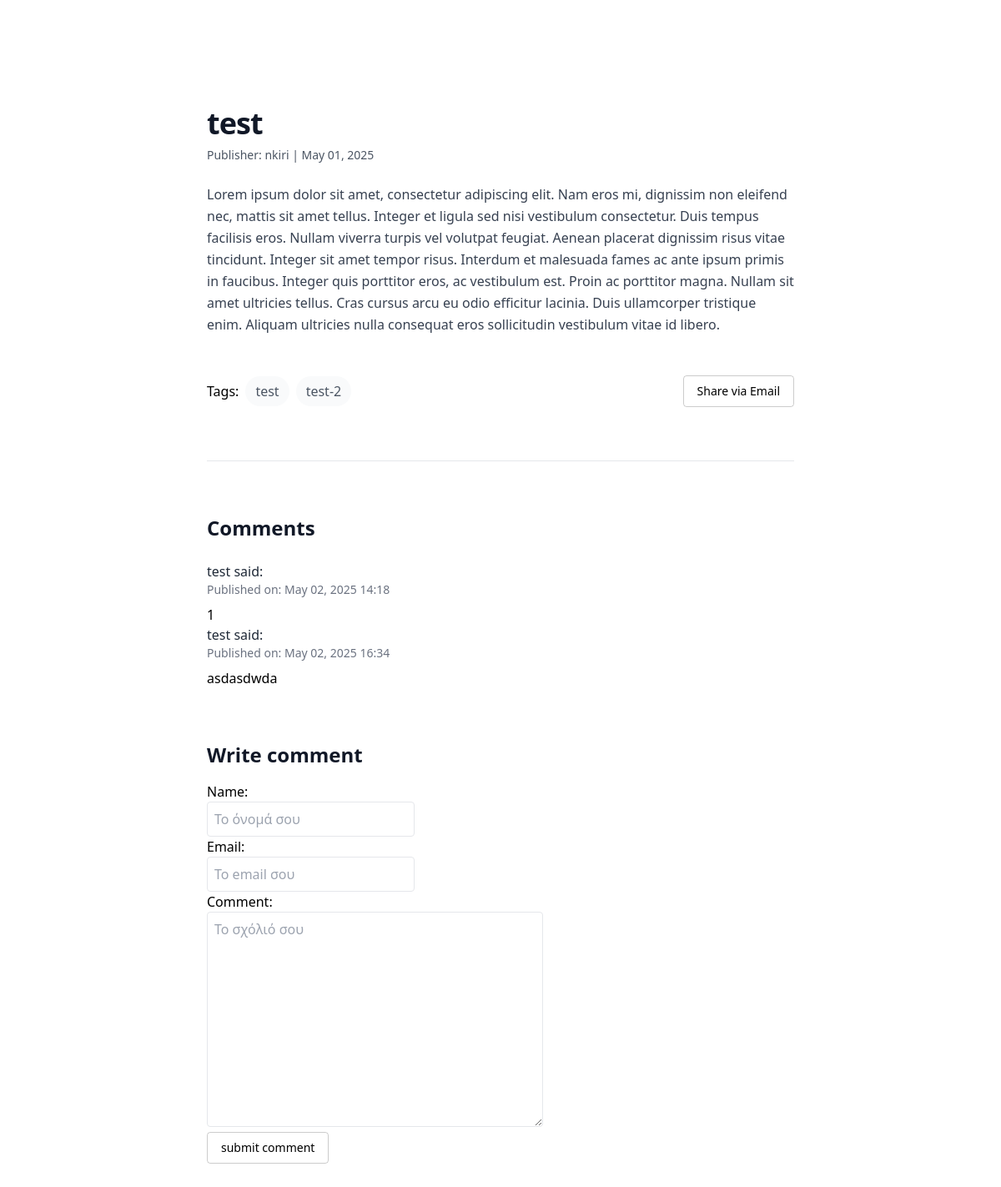
The app's page /2025/5/1/test/ with its own data.
### blog/models.py (models this page shows, shortened)
class Post(models.Model):
    author = models.ForeignKey(settings.AUTH_USER_MODEL, on_delete=models.CASCADE)
    title = models.CharField(max_length=250)
    slug = models.SlugField(max_length=250, unique_for_date='publish')
    body = models.TextField()
    publish = models.DateTimeField()
    created = models.DateTimeField(auto_now_add=True)
    updated = models.DateTimeField(auto_now=True)
    status = models.CharField(max_length=2, choices=Status.choices, default=Status.DRAFT)
    tags = TaggableManager()
    class Meta:
        ordering = ['publish']

class Comment(models.Model):
    post = models.ForeignKey(Post, on_delete=models.CASCADE, related_name='comments')
    name = models.CharField(max_length=80)
    email = models.EmailField()
    body = models.TextField()
    created = models.DateTimeField(auto_now_add=True)
    updated = models.DateTimeField(auto_now=True)
    active = models.BooleanField(default=True)
    class Meta:
        ordering = ['created']

### blog/views.py (the view)
# urls.py: path('<int:year>/<int:month>/<int:day>/<slug:post>/', views.post_detail, name='post_detail'),
def post_detail(request, year, month, day, post):
    post = get_object_or_404(Post, slug=post,
                                   status='P',
                                   publish__year=year,
                                   publish__month=month,
                                   publish__day=day)
    comments = post.comments.filter(active=True)
    form = CommentForm()
    return render(request, 'blog/post/detail.html', {
        'post': post,
        'form': form,
        'comments': comments,
    })

### blog/forms.py
class CommentForm(forms.ModelForm):
    class Meta:
        model = Comment
        fields = ['name', 'email', 'body']
        widgets = {
            'name': forms.TextInput(attrs={
                'class': 'w-auto border rounded p-2',
                'placeholder': 'Το όνομά σου'
            }),
            'email': forms.EmailInput(attrs={
                'class': 'w-auto border rounded p-2',
                'placeholder': 'Το email σου'
            }),
            'body': forms.Textarea(attrs={
                'class': 'w-auto border rounded p-2',
                'placeholder': 'Το σχόλιό σου'
            }),
        }

### blog/templates/blog/post/detail.html (shortened to what this page needs)
{% extends "blog/base.html" %}
{% block content %}
<div class="bg-white py-24 sm:py-32">
  <div class="mx-auto max-w-3xl px-6 lg:px-8">
    <article class="mb-12">
      <h1 class="text-4xl font-bold tracking-tight text-gray-900">{{ post.title }}</h1>
      <p class="text-sm text-gray-600 mt-2">Publisher: {{ post.author }} | {{ post.publish|date:"F d, Y" }}</p>
      <div class="mt-6 text-gray-700 leading-relaxed space-y-4">
        {{ post.body|linebreaks }}
      </div>
    </article>
    <div class="flex items-center justify-between">
      <p class="gap flex flex-wrap items-center space-x-2"><span>Tags:</span>
        {% for tag in post.tags.all %}
        <a
         href="#"
          class="relative z-10 rounded-full bg-gray-50 px-3 py-1.5 font-medium text-gray-600 hover:bg-gray-100"
        >
           {{ tag.name }}
        </a>
        {% endfor %}
        </p>
        <a class="inline-flex items-center px-4 py-2 text-black text-sm font-medium rounded border border-black/20 hover:border-black/60" href="{% url 'blog:post_share' post.id %}
">Share via Email</a>
    </div>
      <div
      class="mt-10 space-y-16 border-t border-gray-200 pt-10 sm:mt-16 sm:pt-16"
    >
    </div>
    <section class="mb-16">
      <h2 class="text-2xl font-semibold text-gray-900 mb-6">Comments</h2>
      {% for comment in post.comments.all %}
        {% if comment.active %}
        <div>
          <p class="font-medium text-gray-800">{{ comment.name }} said:</p>
          <p class="text-sm text-gray-500">Published on: {{ comment.created|date:"F d, Y H:i" }}</p>
          <p class="mt-2 text-gray-700">{{ comment.body|linebreaks }}</p>
        </div>
        {% endif %}
      {% empty %}
        <p class="text-gray-600">No comments</p>
      {% endfor %}
    </section>
    <section>
      <h2 class="text-2xl font-semibold text-gray-900 mb-4">Write comment</h2>
      <form method="post" action="{% url 'blog:post_comment' post.id %}">
        <div>
          {{ form.name.label_tag }}<br>
          {{ form.name }}
        </div>
        <div>
          {{ form.email.label_tag }}<br>
          {{ form.email }}
        </div>
        <div>
          <label for="{{ form.body.id_for_label }}">Comment:</label><br>
          {{ form.body }}
        </div>
        <button type="submit" class="inline-flex items-center px-4 py-2 text-black text-sm font-medium rounded border border-black/20 hover:border-black/60">
          submit comment
        </button>
      </form>
    </section>
  </div>
</div>
{% endblock %}

### records on screen
Post: title "test", author "nkiri", publish "May 01, 2025", body "Lorem ipsum dolor sit amet, consectetur adipiscing elit. Nam eros mi, dignissim non eleifend nec, mattis sit amet tellus. Integer et ligula sed nisi vestibulum consectetur. Duis tempus facilisis eros. Nullam viverra turpis vel volutpat feugiat. Aenean placerat dignissim risus vitae tincidunt. Integer sit amet tempor risus. Interdum et malesuada fames ac ante ipsum primis in faucibus. Integer quis porttitor eros, ac vestibulum est. Proin ac porttitor magna. Nullam sit amet ultricies tellus. Cras cursus arcu eu odio efficitur lacinia. Duis ullamcorper tristique enim. Aliquam ultricies nulla consequat eros sollicitudin vestibulum vitae id libero."
Tag: name "test"
Tag: name "test-2"
Comment: name "test", created "May 02, 2025 14:18", body "1"
Comment: name "test", created "May 02, 2025 16:34", body "asdasdwda"
